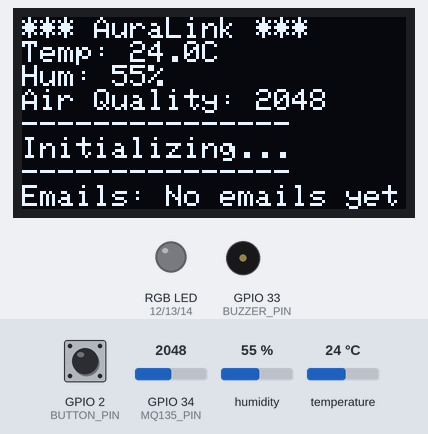
A sketch run on a simulated ESP32. On the bench: 128×64 one-colour display, an RGB LED mixed from three pins (HIGH = lit), buzzer (waves = sounding, pin HIGH). The inputs (shaded band) are chosen by the test bench; at power-on: GPIO 2 (BUTTON_PIN) HIGH, humidity 55 %, GPIO 34 (MQ135_PIN) = 2048, temperature 24 °C. WiFi joins after 1.5 s; servers stay silent unless stated; random numbers use the default seed unless the sketch sets one; no MQTT or app messages arrive unless stated; what the sketch prints to the serial monitor is not drawn.

Above: at 5.1 s.
5.2 s: GPIO 2 (BUTTON_PIN) pulled LOW for 0.15 s
At 6.0 s:
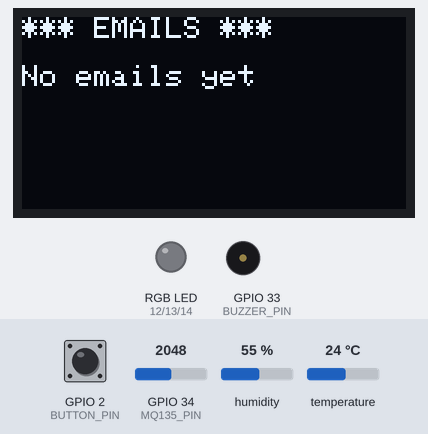
11.4 s: humidity set to 22 %
At 13.8 s:
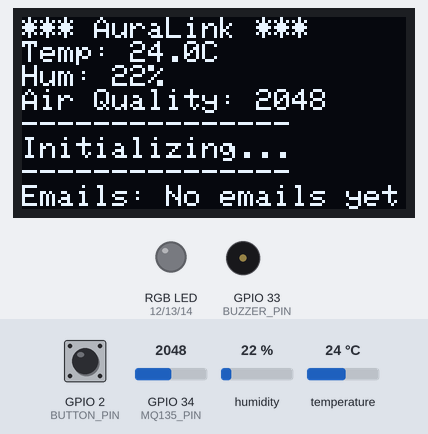
14.1 s: GPIO 34 (MQ135_PIN) set to 2866
At 15.8 s:
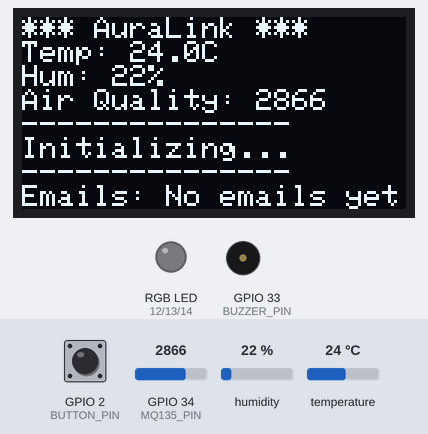
16.1 s: temperature set to 12 °C
At 17.8 s:
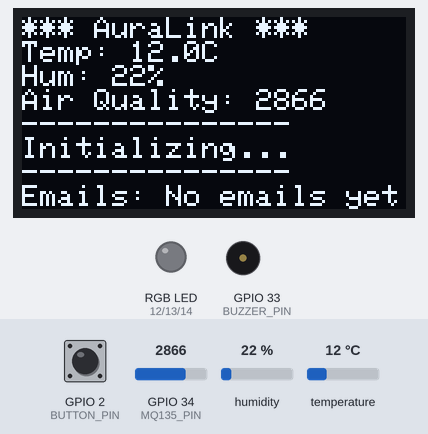
18.1 s: GPIO 34 (MQ135_PIN) set to 3603
At 19.0 s:
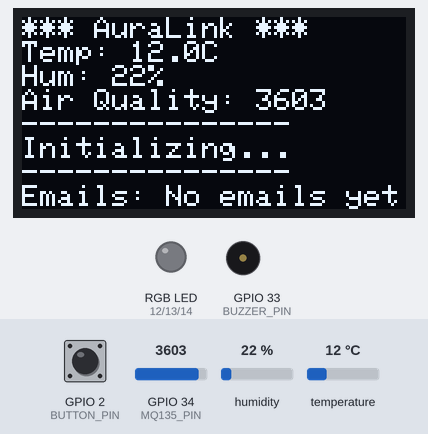
Timing chart, 0 to 21.1 s (numbered marks = the images above; inputs shaded):
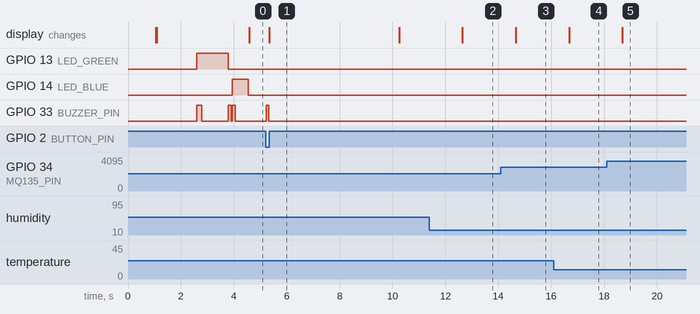

The sketch:

ESP32.ino
```cpp
#include <WiFi.h>
#include <PubSubClient.h>
#include <DHT.h>
#include <Wire.h>
#include <Adafruit_GFX.h>
#include <Adafruit_SSD1306.h>
#include <ArduinoJson.h>

const char* ssid = "OnePlus Nord N20 SE";
const char* password = "e97ec3cr";

const char* mqtt_server = "10.91.73.95";
const int mqtt_port = 1883;
const char* mqtt_user = "";
const char* mqtt_password = "";

const char* topic_sensor_data = "auralink/sensor/data";
const char* topic_quote = "auralink/backend/message";
const char* topic_email = "auralink/backend/message";
const char* topic_priority = "auralink/backend/message";

#define DHTPIN 4
#define DHTTYPE DHT22
#define MQ135_PIN 34
#define BUTTON_PIN 2
#define BUZZER_PIN 33
#define LED_RED 12
#define LED_GREEN 13
#define LED_BLUE 14

#define SCREEN_WIDTH 128
#define SCREEN_HEIGHT 64
#define OLED_RESET -1
#define SCREEN_ADDRESS 0x3C

DHT dht(DHTPIN, DHTTYPE);
Adafruit_SSD1306 display(SCREEN_WIDTH, SCREEN_HEIGHT, &Wire, OLED_RESET);
WiFiClient espClient;
PubSubClient client(espClient);

float temperature = 0;
float humidity = 0;
int airQuality = 0;

String currentQuote = "Initializing...";
String currentEmail = "No emails yet";
int priorityLevel = 0;

unsigned long lastSensorRead = 0;
unsigned long lastPublish = 0;
const long sensorInterval = 2000;
const long publishInterval = 10000;

bool buttonPressed = false;
unsigned long lastButtonPress = 0;
const long debounceDelay = 500;

bool lastButtonState = HIGH;
bool showingEmail = false;
unsigned long emailDisplayStart = 0;
const long emailDisplayDuration = 5000;

unsigned long lastScrollUpdate = 0;
int quoteScrollOffset = 0;
int emailScrollOffset = 0;
const long scrollInterval = 150;
const int visibleChars = 21;

void setupWiFi();
void reconnectMQTT();
void mqttCallback(char* topic, byte* payload, unsigned int length);
void readSensors();
void publishSensorData();
void updateDisplay();
void handleButtonPress();
void setPriorityIndicator(int level);
void setRGBColor(int red, int green, int blue);
void beep(int duration);
String getScrollingText(String text);

void setup() {
  Serial.begin(115200);
  delay(1000);
  Serial.println("\n=== AuraLink Starting ===");

  pinMode(BUTTON_PIN, INPUT_PULLUP);
  pinMode(BUZZER_PIN, OUTPUT);
  pinMode(LED_RED, OUTPUT);
  pinMode(LED_GREEN, OUTPUT);
  pinMode(LED_BLUE, OUTPUT);

  digitalWrite(BUZZER_PIN, LOW);
  setRGBColor(0, 0, 0);

  lastButtonState = digitalRead(BUTTON_PIN);

  dht.begin();
  Serial.println("DHT22 initialized");

  if (!display.begin(SSD1306_SWITCHCAPVCC, SCREEN_ADDRESS)) {
    Serial.println("OLED allocation failed!");
    while (1);
  }
  display.clearDisplay();
  display.setTextSize(1);
  display.setTextColor(SSD1306_WHITE);
  display.setCursor(0, 0);
  display.println("Initializing...");
  display.display();
  Serial.println("OLED initialized");

  setupWiFi();

  client.setServer(mqtt_server, mqtt_port);
  client.setCallback(mqttCallback);
  client.setBufferSize(512);

  beep(100);

  Serial.println("=== Initialization Complete ===\n");
}

void loop() {
  if (!client.connected()) {
    reconnectMQTT();
  }
  client.loop();

  unsigned long currentMillis = millis();

  if (currentMillis - lastSensorRead >= sensorInterval) {
    lastSensorRead = currentMillis;
    readSensors();
  }

  if (currentMillis - lastPublish >= publishInterval) {
    lastPublish = currentMillis;
    publishSensorData();
  }

  bool currentButtonState = digitalRead(BUTTON_PIN);
  if (currentButtonState == LOW && lastButtonState == HIGH && !showingEmail &&
      (currentMillis - lastButtonPress > debounceDelay)) {
    lastButtonPress = currentMillis;
    handleButtonPress();
    showingEmail = true;
    emailDisplayStart = currentMillis;
  }
  lastButtonState = currentButtonState;

  if (showingEmail && (currentMillis - emailDisplayStart >= emailDisplayDuration)) {
    showingEmail = false;
  }

  if (currentMillis - lastScrollUpdate >= scrollInterval) {
    lastScrollUpdate = currentMillis;
    if (currentQuote.length() > visibleChars) {
      quoteScrollOffset = (quoteScrollOffset + 1) % (currentQuote.length() + visibleChars);
    }
    if (currentEmail.length() > visibleChars) {
      emailScrollOffset = (emailScrollOffset + 1) % (currentEmail.length() + visibleChars);
    }
  }

  updateDisplay();
}

void setupWiFi() {
  delay(10);
  Serial.print("Connecting to WiFi: ");
  Serial.println(ssid);

  display.clearDisplay();
  display.setCursor(0, 0);
  display.println("Connecting...");
  display.println(ssid);
  display.display();

  WiFi.begin(ssid, password);

  int attempts = 0;
  while (WiFi.status() != WL_CONNECTED && attempts < 30) {
    delay(500);
    Serial.print(".");
    attempts++;
  }

  if (WiFi.status() == WL_CONNECTED) {
    Serial.println("\nWiFi connected!");
    Serial.print("IP address: ");
    Serial.println(WiFi.localIP());

    setRGBColor(0, 255, 0);
    beep(200);
    delay(1000);
    setRGBColor(0, 0, 0);
  } else {
    Serial.println("\nWiFi connection failed!");
    setRGBColor(255, 0, 0);
  }
}

void reconnectMQTT() {
  while (!client.connected()) {
    Serial.print("Connecting to MQTT...");

    String clientId = "AuraLink-ESP32-";
    clientId += String(random(0xffff), HEX);

    if (client.connect(clientId.c_str(), mqtt_user, mqtt_password)) {
      Serial.println("connected!");

      client.subscribe(topic_quote);
      client.subscribe(topic_email);
      client.subscribe(topic_priority);

      Serial.println("Subscribed to topics");
      setRGBColor(0, 0, 255);
      beep(100);
      delay(500);
      setRGBColor(0, 0, 0);
    } else {
      Serial.print("Failed, rc=");
      Serial.print(client.state());
      Serial.println(" Retrying in 5 seconds...");
      setRGBColor(255, 0, 0);
      delay(5000);
    }
  }
}

void mqttCallback(char* topic, byte* payload, unsigned int length) {
  Serial.print("Message arrived [");
  Serial.print(topic);
  Serial.print("]: ");

  String message = "";
  for (unsigned int i = 0; i < length; i++) {
    message += (char)payload[i];
  }
  Serial.println(message);

  DynamicJsonDocument doc(1024);
  DeserializationError error = deserializeJson(doc, message);
  if (error) {
    Serial.print("JSON parse failed: ");
    Serial.println(error.c_str());
    return;
  }

  bool newMessage = false;
  if (doc.containsKey("quote")) {
    currentQuote = doc["quote"].as<String>();
    Serial.println("Quote updated: " + currentQuote);
    newMessage = true;
    quoteScrollOffset = 0;
  }
  if (doc.containsKey("email_summary")) {
    currentEmail = doc["email_summary"].as<String>();
    Serial.println("Email summary updated: " + currentEmail);
    newMessage = true;
    emailScrollOffset = 0;
  }
  if (doc.containsKey("priority")) {
    if (doc["priority"] == "low") priorityLevel = 0;
    else if (doc["priority"] == "medium") priorityLevel = 1;
    else if (doc["priority"] == "high") priorityLevel = 2;
    else priorityLevel = doc["priority"].as<int>();
    setPriorityIndicator(priorityLevel);
    Serial.print("Priority set to: ");
    Serial.println(priorityLevel);
    if (priorityLevel == 2) beep(50);
  }
  if (newMessage) beep(100);
}

void readSensors() {
  float h = dht.readHumidity();
  float t = dht.readTemperature();

  if (!isnan(h) && !isnan(t)) {
    humidity = h;
    temperature = t;
    Serial.printf("DHT22 - Temp: %.1f°C, Humidity: %.1f%%\n", temperature, humidity);
  } else {
    Serial.println("Failed to read from DHT22!");
  }

  airQuality = analogRead(MQ135_PIN);
  Serial.printf("MQ-135 - Air Quality: %d\n", airQuality);
}

void publishSensorData() {
  if (!client.connected()) return;

  String payload = "{";
  payload += "\"temperature\":" + String(temperature, 1) + ",";
  payload += "\"humidity\":" + String(humidity, 1) + ",";
  payload += "\"airQuality\":" + String(airQuality);
  payload += "}";

  if (client.publish(topic_sensor_data, payload.c_str())) {
    Serial.println("Sensor data published: " + payload);
  } else {
    Serial.println("Failed to publish sensor data");
  }
}

String getScrollingText(String text) {
  if (text.length() <= visibleChars) return text;
  int totalLength = text.length() + visibleChars;
  int startPos = (quoteScrollOffset > text.length() ? 0 : quoteScrollOffset) % totalLength;
  String padded = text + String(' ', visibleChars);
  return padded.substring(startPos, startPos + visibleChars);
}

void updateDisplay() {
  display.clearDisplay();
  display.setTextSize(1);
  display.setCursor(0, 0);

  if (showingEmail) {
    display.println("*** EMAILS ***");
    display.println();

    int lineLength = 21;
    int startPos = 0;
    int line = 2;

    while (startPos < currentEmail.length() && line < 8) {
      String segment = currentEmail.substring(startPos, startPos + lineLength);
      display.println(segment);
      startPos += lineLength;
      line++;
    }
  } else {
    display.println("*** AuraLink ***");

    display.print("Temp: ");
    display.print(temperature, 1);
    display.println("C");

    display.print("Hum: ");
    display.print(humidity, 0);
    display.println("%");

    display.print("Air Quality: ");
    display.print(airQuality);
    display.println();

    display.println("---------------");

    String quoteDisplay = getScrollingText(currentQuote);
    display.println(quoteDisplay);

    display.println("---------------");
    String emailDisplay = getScrollingText(currentEmail);
    display.print("Emails: ");
    display.println(emailDisplay);
  }

  display.display();
}

void handleButtonPress() {
  Serial.println("Button pressed! Showing email summary...");

  beep(100);
}

void setPriorityIndicator(int level) {
  switch(level) {
    case 0:
      setRGBColor(0, 255, 0);
      break;
    case 1:
      setRGBColor(255, 255, 0);
      break;
    case 2:
      setRGBColor(255, 0, 0);
      beep(200);
      delay(100);
      beep(200);
      break;
    default:
      setRGBColor(0, 0, 0);
  }
}

void setRGBColor(int red, int green, int blue) {
  analogWrite(LED_RED, red);
  analogWrite(LED_GREEN, green);
  analogWrite(LED_BLUE, blue);
}

void beep(int duration) {
  digitalWrite(BUZZER_PIN, HIGH);
  delay(duration);
  digitalWrite(BUZZER_PIN, LOW);
}
```

Measured:
- after the input at 5.2 s, GPIO 33 (BUZZER_PIN): LOW → HIGH at once, → LOW 0.10 s later; the display: changes after 0.15 s (image 1)
- after the input at 11.4 s, the display: changes after 1.2 s (image 2)
- after the input at 14.1 s, the display: changes after 0.56 s (image 3)
- after the input at 16.1 s, the display: changes after 0.58 s (image 4)
- after the input at 18.1 s, the display: changes after 0.60 s (image 5)
